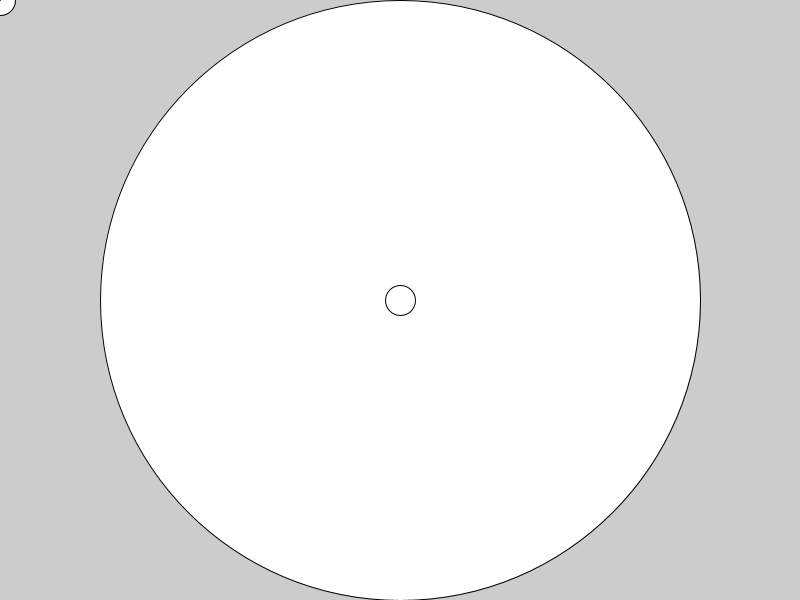
Frame 1 (no input)
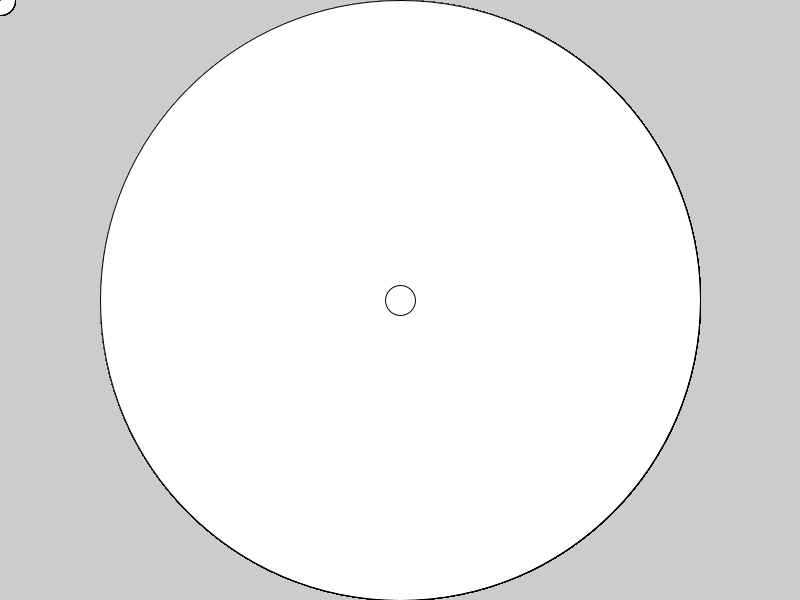
Frame 60 (the mouse pressed at the canvas centre just before this capture)
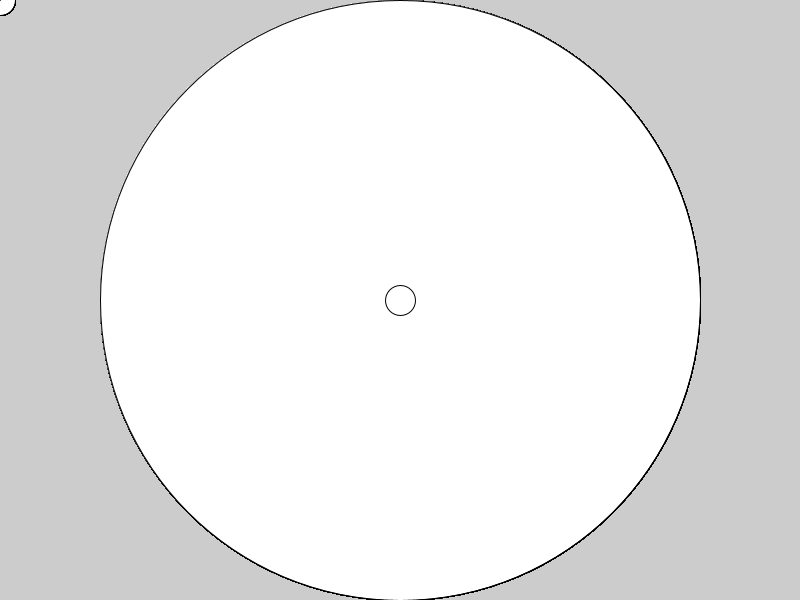
Frame 120 (the mouse held since frame 60 and released just before this capture)

The Processing sketch that drew these frames (run headless with seeded random() and noise(); from frame 60 on, the mouse is pressed at the canvas centre):

// Processing sketch: Measles
// ── Measles.pde
//Global Variables
float xFace, yFace, widthDiameterFace, heightDiameterFace;
float xLeftEye, yLeftEye, xRightEye, yRightEye, eyeDiameter;
float xNoseBridge, yNoseBridge, xLeftNostril, yLeftNostril, xRightNostril, yRightNostril;
float xLeftMouth, yLeftMouth, xRightMouth, yRightMouth;
float xMeasle, yMeasle, measleDiameter;
//
void setup()
{
  //CANVAS will will be added to later
  size(800, 600); //Landscape
  //
  //Population
  float xCenter = width/2;
  float yCenter = height/2;
  xFace = xCenter;
  yFace = yCenter;
  float smallerDimension;
  if ( width >= height ) {
    smallerDimension = height;
  } else {
    smallerDimension = width;
  }//End dimension choice
  widthDiameterFace = smallerDimension;
  heightDiameterFace = smallerDimension;
  xLeftEye = xCenter;
  yLeftEye = yCenter;
  //xRightEye = ;
  //yRightEye = ;
  eyeDiameter = smallerDimension*1/20;
  //xNoseBridge = ;
  //yNoseBridge = ;
  //xLeftNostril = ;
  //yLeftNostril = ;
  //xRightNostril = ;
  //yRightNostril = ;
  //xLeftMouth = ;
  //yLeftMouth = ;
  //xRightMouth = ;
  //yRightMouth = ;
  //xMeasle = ;
  //yMeasle = ;
  //measleDiameter = ;
  //
}//End setup
//
void draw()
{
  ellipse(xFace, yFace, widthDiameterFace, heightDiameterFace);
  ellipse(xLeftEye, yLeftEye, eyeDiameter, eyeDiameter);
  ellipse(xRightEye, yRightEye, eyeDiameter, eyeDiameter);
  triangle(xNoseBridge, yNoseBridge, xLeftNostril, yLeftNostril, xRightNostril, yRightNostril);
  line(xLeftMouth, yLeftMouth, xRightMouth, yRightMouth);
  //
  ellipse(xMeasle, yMeasle, measleDiameter, measleDiameter);
  //
}//End draw
//
void keyPressed() {
}//End keyPressed
//
void mousePressed() {
}//End mousePressed
//
//End MAIN Program
